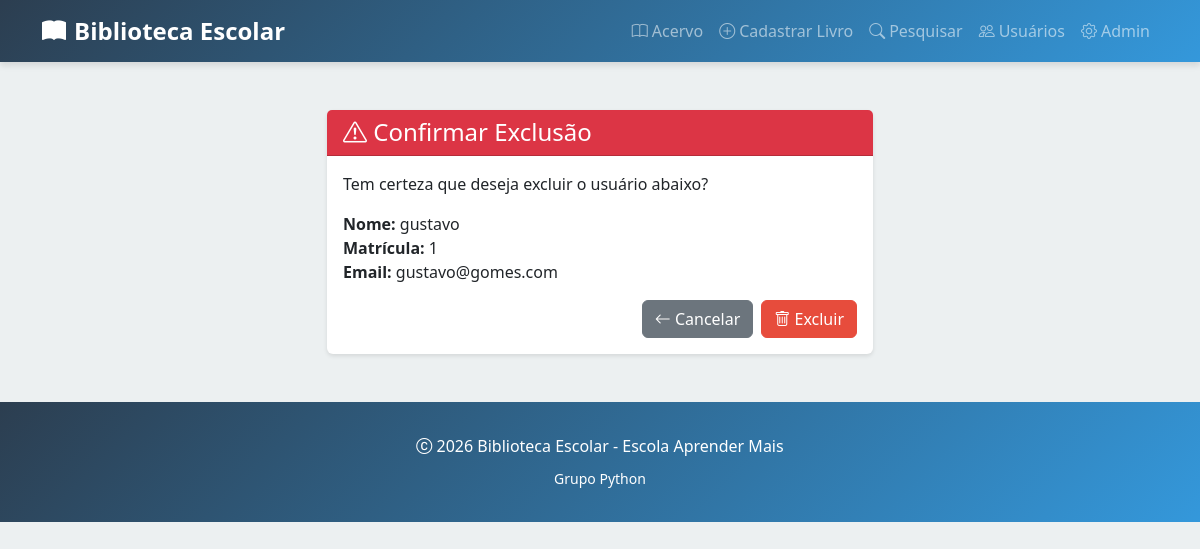
Screenshot of /usuarios/excluir/3/ with the database file from the repository.
### livros/models.py (models this page shows, shortened)
class Usuario(models.Model):
    nome = models.CharField(max_length=150)
    email = models.EmailField(unique=True)
    cpf = models.CharField(max_length=14, unique=True)
    matricula = models.CharField(max_length=20, unique=True)
    turma = models.CharField(max_length=50, blank=True)
    telefone = models.CharField(max_length=20, blank=True)
    data_cadastro = models.DateField(auto_now_add=True)
    ativo = models.BooleanField(default=True)

### livros/views.py (the view)
def excluir_usuario(request, id):
    usuario = get_object_or_404(Usuario, id=id)
    if request.method == 'POST':
        usuario.delete()
        return redirect('lista_usuarios')
    return render(
        request,
        'livros/excluir_usuario.html',
        {'usuario': usuario}
    )

### livros/templates/livros/excluir_usuario.html (shortened to what this page needs)
{% extends 'livros/base.html' %}
{% block content %}
<div class="row justify-content-center">
    <div class="col-md-6">
        <div class="card">
            <div class="card-header bg-danger text-white">
                <h4 class="mb-0">
                    <i class="bi bi-exclamation-triangle"></i> Confirmar Exclusão
                </h4>
            </div>
            <div class="card-body">
                <p>Tem certeza que deseja excluir o usuário abaixo?</p>
                <ul class="list-unstyled">
                    <li><strong>Nome:</strong> {{ usuario.nome }}</li>
                    <li><strong>Matrícula:</strong> {{ usuario.matricula }}</li>
                    <li><strong>Email:</strong> {{ usuario.email }}</li>
                </ul>
                <form method="POST">
                    <div class="d-grid gap-2 d-md-flex justify-content-md-end">
                        <a href="{% url 'lista_usuarios' %}" class="btn btn-secondary">
                            <i class="bi bi-arrow-left"></i> Cancelar
                        </a>
                        <button type="submit" class="btn btn-danger">
                            <i class="bi bi-trash"></i> Excluir
                        </button>
                    </div>
                </form>
            </div>
        </div>
    </div>
</div>
{% endblock %}

### livros/templates/livros/base.html (style rules this page uses)
:root { --primary-color: #2c3e50; --secondary-color: #3498db; --accent-color: #e74c3c; --success-color: #27ae60; }
body { background-color: #ecf0f1; color: #2c3e50; font-family: 'Segoe UI', Tahoma, Geneva, Verdana, sans-serif; }
.card { border: none; box-shadow: 0 2px 4px rgba(0, 0, 0, 0.1); transition: all 0.3s ease; height: 100%; }
.btn-danger { background-color: var(--accent-color); border-color: var(--accent-color); }

### rows the page displays
Usuario: nome "gustavo", matricula "1", email "gustavo@gomes.com"
